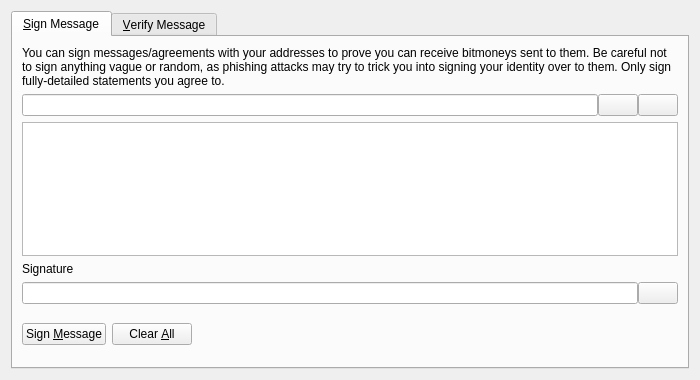
<?xml version="1.0" encoding="UTF-8"?>
<ui version="4.0">
 <class>SignVerifyMessageDialog</class>
 <widget class="QDialog" name="SignVerifyMessageDialog">
  <property name="geometry">
   <rect>
    <x>0</x>
    <y>0</y>
    <width>700</width>
    <height>380</height>
   </rect>
  </property>
  <property name="windowTitle">
   <string>Signatures - Sign / Verify a Message</string>
  </property>
  <property name="modal">
   <bool>true</bool>
  </property>
  <layout class="QVBoxLayout" name="verticalLayout">
   <item>
    <widget class="QTabWidget" name="tabWidget">
     <property name="currentIndex">
      <number>0</number>
     </property>
     <widget class="QWidget" name="tabSignMessage">
      <attribute name="title">
       <string>&amp;Sign Message</string>
      </attribute>
      <layout class="QVBoxLayout" name="verticalLayout_SM">
       <item>
        <widget class="QLabel" name="infoLabel_SM">
         <property name="text">
          <string>You can sign messages/agreements with your addresses to prove you can receive bitmoneys sent to them. Be careful not to sign anything vague or random, as phishing attacks may try to trick you into signing your identity over to them. Only sign fully-detailed statements you agree to.</string>
         </property>
         <property name="textFormat">
          <enum>Qt::PlainText</enum>
         </property>
         <property name="wordWrap">
          <bool>true</bool>
         </property>
        </widget>
       </item>
       <item>
        <layout class="QHBoxLayout" name="horizontalLayout_1_SM">
         <property name="spacing">
          <number>0</number>
         </property>
         <item>
          <widget class="QValidatedLineEdit" name="addressIn_SM">
           <property name="toolTip">
            <string>The Bitmoney address to sign the message with</string>
           </property>
          </widget>
         </item>
         <item>
          <widget class="QPushButton" name="addressBookButton_SM">
           <property name="toolTip">
            <string>Choose previously used address</string>
           </property>
           <property name="text">
            <string/>
           </property>
           <property name="icon">
            <iconset resource="../bitcoin.qrc">
             <normaloff>:/icons/address-book</normaloff>:/icons/address-book</iconset>
           </property>
           <property name="shortcut">
            <string>Alt+A</string>
           </property>
           <property name="autoDefault">
            <bool>false</bool>
           </property>
          </widget>
         </item>
         <item>
          <widget class="QPushButton" name="pasteButton_SM">
           <property name="toolTip">
            <string>Paste address from clipboard</string>
           </property>
           <property name="text">
            <string/>
           </property>
           <property name="icon">
            <iconset resource="../bitcoin.qrc">
             <normaloff>:/icons/editpaste</normaloff>:/icons/editpaste</iconset>
           </property>
           <property name="shortcut">
            <string>Alt+P</string>
           </property>
           <property name="autoDefault">
            <bool>false</bool>
           </property>
          </widget>
         </item>
        </layout>
       </item>
       <item>
        <widget class="QPlainTextEdit" name="messageIn_SM">
         <property name="toolTip">
          <string>Enter the message you want to sign here</string>
         </property>
        </widget>
       </item>
       <item>
        <widget class="QLabel" name="signatureLabel_SM">
         <property name="text">
          <string>Signature</string>
         </property>
         <property name="textFormat">
          <enum>Qt::PlainText</enum>
         </property>
        </widget>
       </item>
       <item>
        <layout class="QHBoxLayout" name="horizontalLayout_2_SM">
         <property name="spacing">
          <number>0</number>
         </property>
         <item>
          <widget class="QLineEdit" name="signatureOut_SM">
           <property name="font">
            <font>
             <italic>true</italic>
            </font>
           </property>
           <property name="readOnly">
            <bool>true</bool>
           </property>
          </widget>
         </item>
         <item>
          <widget class="QPushButton" name="copySignatureButton_SM">
           <property name="toolTip">
            <string>Copy the current signature to the system clipboard</string>
           </property>
           <property name="text">
            <string/>
           </property>
           <property name="icon">
            <iconset resource="../bitcoin.qrc">
             <normaloff>:/icons/editcopy</normaloff>:/icons/editcopy</iconset>
           </property>
           <property name="autoDefault">
            <bool>false</bool>
           </property>
          </widget>
         </item>
        </layout>
       </item>
       <item>
        <layout class="QHBoxLayout" name="horizontalLayout_3_SM">
         <item>
          <widget class="QPushButton" name="signMessageButton_SM">
           <property name="toolTip">
            <string>Sign the message to prove you own this Bitmoney address</string>
           </property>
           <property name="text">
            <string>Sign &amp;Message</string>
           </property>
           <property name="icon">
            <iconset resource="../bitcoin.qrc">
             <normaloff>:/icons/edit</normaloff>:/icons/edit</iconset>
           </property>
           <property name="autoDefault">
            <bool>false</bool>
           </property>
          </widget>
         </item>
         <item>
          <widget class="QPushButton" name="clearButton_SM">
           <property name="toolTip">
            <string>Reset all sign message fields</string>
           </property>
           <property name="text">
            <string>Clear &amp;All</string>
           </property>
           <property name="icon">
            <iconset resource="../bitcoin.qrc">
             <normaloff>:/icons/remove</normaloff>:/icons/remove</iconset>
           </property>
           <property name="autoDefault">
            <bool>false</bool>
           </property>
          </widget>
         </item>
         <item>
          <spacer name="horizontalSpacer_1_SM">
           <property name="orientation">
            <enum>Qt::Horizontal</enum>
           </property>
           <property name="sizeHint" stdset="0">
            <size>
             <width>40</width>
             <height>48</height>
            </size>
           </property>
          </spacer>
         </item>
         <item>
          <widget class="QLabel" name="statusLabel_SM">
           <property name="font">
            <font>
             <weight>75</weight>
             <bold>true</bold>
            </font>
           </property>
           <property name="text">
            <string/>
           </property>
           <property name="wordWrap">
            <bool>true</bool>
           </property>
          </widget>
         </item>
         <item>
          <spacer name="horizontalSpacer_2_SM">
           <property name="orientation">
            <enum>Qt::Horizontal</enum>
           </property>
           <property name="sizeHint" stdset="0">
            <size>
             <width>40</width>
             <height>48</height>
            </size>
           </property>
          </spacer>
         </item>
        </layout>
       </item>
      </layout>
     </widget>
     <widget class="QWidget" name="tabVerifyMessage">
      <attribute name="title">
       <string>&amp;Verify Message</string>
      </attribute>
      <layout class="QVBoxLayout" name="verticalLayout_VM">
       <item>
        <widget class="QLabel" name="infoLabel_VM">
         <property name="text">
          <string>Enter the receiver's address, message (ensure you copy line breaks, spaces, tabs, etc. exactly) and signature below to verify the message. Be careful not to read more into the signature than what is in the signed message itself, to avoid being tricked by a man-in-the-middle attack. Note that this only proves the signing party receives with the address, it cannot prove sendership of any transaction!</string>
         </property>
         <property name="textFormat">
          <enum>Qt::PlainText</enum>
         </property>
         <property name="alignment">
          <set>Qt::AlignLeading|Qt::AlignLeft|Qt::AlignTop</set>
         </property>
         <property name="wordWrap">
          <bool>true</bool>
         </property>
        </widget>
       </item>
       <item>
        <layout class="QHBoxLayout" name="horizontalLayout_1_VM">
         <property name="spacing">
          <number>0</number>
         </property>
         <item>
          <widget class="QValidatedLineEdit" name="addressIn_VM">
           <property name="toolTip">
            <string>The Bitmoney address the message was signed with</string>
           </property>
          </widget>
         </item>
         <item>
          <widget class="QPushButton" name="addressBookButton_VM">
           <property name="toolTip">
            <string>Choose previously used address</string>
           </property>
           <property name="text">
            <string/>
           </property>
           <property name="icon">
            <iconset resource="../bitcoin.qrc">
             <normaloff>:/icons/address-book</normaloff>:/icons/address-book</iconset>
           </property>
           <property name="shortcut">
            <string>Alt+A</string>
           </property>
           <property name="autoDefault">
            <bool>false</bool>
           </property>
          </widget>
         </item>
        </layout>
       </item>
       <item>
        <widget class="QPlainTextEdit" name="messageIn_VM"/>
       </item>
       <item>
        <widget class="QValidatedLineEdit" name="signatureIn_VM"/>
       </item>
       <item>
        <layout class="QHBoxLayout" name="horizontalLayout_2_VM">
         <item>
          <widget class="QPushButton" name="verifyMessageButton_VM">
           <property name="toolTip">
            <string>Verify the message to ensure it was signed with the specified Bitmoney address</string>
           </property>
           <property name="text">
            <string>Verify &amp;Message</string>
           </property>
           <property name="icon">
            <iconset resource="../bitcoin.qrc">
             <normaloff>:/icons/transaction_0</normaloff>:/icons/transaction_0</iconset>
           </property>
           <property name="autoDefault">
            <bool>false</bool>
           </property>
          </widget>
         </item>
         <item>
          <widget class="QPushButton" name="clearButton_VM">
           <property name="toolTip">
            <string>Reset all verify message fields</string>
           </property>
           <property name="text">
            <string>Clear &amp;All</string>
           </property>
           <property name="icon">
            <iconset resource="../bitcoin.qrc">
             <normaloff>:/icons/remove</normaloff>:/icons/remove</iconset>
           </property>
           <property name="autoDefault">
            <bool>false</bool>
           </property>
          </widget>
         </item>
         <item>
          <spacer name="horizontalSpacer_1_VM">
           <property name="orientation">
            <enum>Qt::Horizontal</enum>
           </property>
           <property name="sizeHint" stdset="0">
            <size>
             <width>40</width>
             <height>48</height>
            </size>
           </property>
          </spacer>
         </item>
         <item>
          <widget class="QLabel" name="statusLabel_VM">
           <property name="font">
            <font>
             <weight>75</weight>
             <bold>true</bold>
            </font>
           </property>
           <property name="text">
            <string/>
           </property>
           <property name="wordWrap">
            <bool>true</bool>
           </property>
          </widget>
         </item>
         <item>
          <spacer name="horizontalSpacer_2_VM">
           <property name="orientation">
            <enum>Qt::Horizontal</enum>
           </property>
           <property name="sizeHint" stdset="0">
            <size>
             <width>40</width>
             <height>48</height>
            </size>
           </property>
          </spacer>
         </item>
        </layout>
       </item>
      </layout>
     </widget>
    </widget>
   </item>
  </layout>
 </widget>
 <customwidgets>
  <customwidget>
   <class>QValidatedLineEdit</class>
   <extends>QLineEdit</extends>
   <header>qt/qvalidatedlineedit.h</header>
  </customwidget>
 </customwidgets>
 <resources>
  <include location="../bitcoin.qrc"/>
 </resources>
 <connections/>
</ui>
